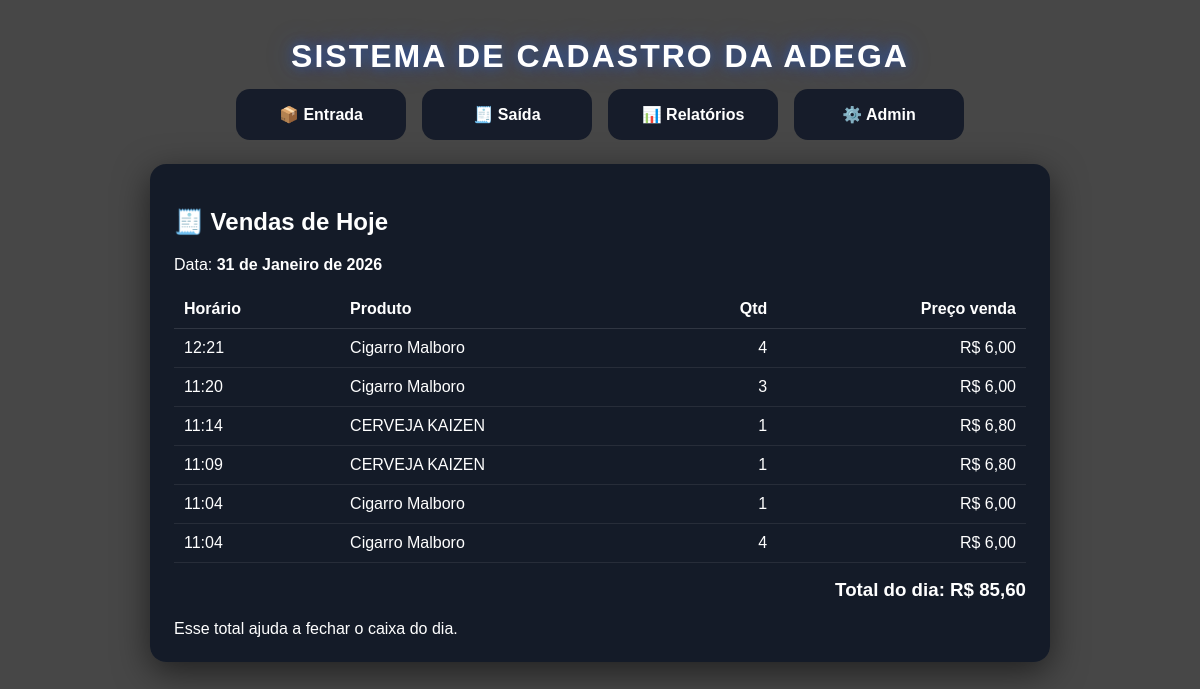
The app's page /relatorios/vendas-hoje/ with its own data.
### estoque/models.py (models this page shows, shortened)
class Movimentacao(models.Model):
    TIPO_CHOICES = (
        ("ENTRADA", "Entrada"),
        ("SAIDA", "Saída"),
    )
    adega = models.ForeignKey(
        Adega,
        on_delete=models.CASCADE,
        related_name="movimentacoes"
    )
    produto = models.ForeignKey(
        Produto,
        on_delete=models.CASCADE,
        related_name="movimentacoes"
    )
    tipo = models.CharField(max_length=10, choices=TIPO_CHOICES)
    quantidade = models.PositiveIntegerField()
    observacao = models.TextField(blank=True, null=True)
    data = models.DateTimeField(auto_now_add=True)
    class Meta:
        verbose_name = "Movimentação"
        verbose_name_plural = "Movimentações"
        ordering = ["-data"]

class Produto(models.Model):
    adega = models.ForeignKey(
        Adega,
        on_delete=models.CASCADE,
        related_name="produtos"
    )
    nome = models.CharField(max_length=150)
    categoria = models.ForeignKey(
        Categoria,
        on_delete=models.PROTECT,
        related_name="produtos"
    )
    codigo_barras = models.CharField(
        max_length=60,
        blank=True,
        null=True
    )
    preco_custo = models.DecimalField(max_digits=10, decimal_places=2)
    preco_venda = models.DecimalField(max_digits=10, decimal_places=2)
    estoque_atual = models.IntegerField(default=0)
    criado_em = models.DateTimeField(auto_now_add=True)
    class Meta:
        verbose_name = "Produto"
        verbose_name_plural = "Produtos"
        ordering = ["nome"]
        constraints = [
            models.UniqueConstraint(
                fields=["adega", "codigo_barras"],
                name="unique_codigo_por_adega"
            )
        ]

### estoque/views.py (the view)
# urls.py: path("relatorios/vendas-hoje/", vendas_hoje, name="vendas_hoje"),
def vendas_hoje(request):
    adega = get_adega_atual(request)
    hoje = timezone.localdate()
    inicio = timezone.make_aware(datetime.combine(hoje, time.min))
    fim = inicio + timedelta(days=1)
    itens = (
        Movimentacao.objects
        .filter(adega=adega, tipo="SAIDA", data__gte=inicio, data__lt=fim)
        .select_related("produto")
        .order_by("-data")
    )
    total = itens.aggregate(
        total=Sum(F("quantidade") * F("produto__preco_venda"))
    )["total"] or 0
    return render(request, "estoque/vendas_hoje.html", {
        "hoje": hoje,
        "itens": itens,
        "total": total,
    })

### estoque/views.py (called while the page is built)
def get_adega_atual(request):
    return Adega.objects.get(id=1)

### estoque/templates/estoque/vendas_hoje.html (shortened to what this page needs)
{% extends "estoque/base.html" %}
{% block content %}
  <h2>🧾 Vendas de Hoje</h2>
  <p>Data: <b>{{ hoje }}</b></p>
  {% if itens %}
    <div style="overflow-x:auto;">
      <table style="width:100%; border-collapse: collapse;">
        <thead>
          <tr>
            <th style="text-align:left; padding:10px; border-bottom:1px solid rgba(255,255,255,.12);">Horário</th>
            <th style="text-align:left; padding:10px; border-bottom:1px solid rgba(255,255,255,.12);">Produto</th>
            <th style="text-align:right; padding:10px; border-bottom:1px solid rgba(255,255,255,.12);">Qtd</th>
            <th style="text-align:right; padding:10px; border-bottom:1px solid rgba(255,255,255,.12);">Preço venda</th>
          </tr>
        </thead>
        <tbody>
          {% for m in itens %}
            <tr>
              <td style="padding:10px; border-bottom:1px solid rgba(255,255,255,.08);">
                {{ m.data|date:"H:i" }}
              </td>
              <td style="padding:10px; border-bottom:1px solid rgba(255,255,255,.08);">
                {{ m.produto.nome }}
              </td>
              <td style="padding:10px; border-bottom:1px solid rgba(255,255,255,.08); text-align:right;">
                {{ m.quantidade }}
              </td>
              <td style="padding:10px; border-bottom:1px solid rgba(255,255,255,.08); text-align:right;">
                R$ {{ m.produto.preco_venda }}
              </td>
            </tr>
          {% endfor %}
        </tbody>
      </table>
    </div>
    <h3 style="text-align:right; margin-top:16px;">
      Total do dia: R$ {{ total|floatformat:2 }}</b>
    </h3>
  {% else %}
    <p>Nenhuma venda registrada hoje.</p>
  {% endif %}
  <div class="hint">Esse total ajuda a fechar o caixa do dia.</div>
{% endblock %}

### estoque/templates/estoque/base.html (shortened to what this page needs)
<!DOCTYPE html>
<html lang="pt-br">
<head>
</head>
<body>
<div class="wrap">
  <div class="hero-title">
    <h1>SISTEMA DE CADASTRO DA ADEGA</h1>
  </div>
  {% block top_menu %}
  <div class="menu">
    <a href="/entrada-codigo/">📦 Entrada</a>
    <a href="/saida-codigo/">🧾 Saída</a>
    <a href="/relatorios/">📊 Relatórios</a>
    <a href="#" onclick="entrarAdmin()">⚙️ Admin</a>
  </div>
  {% endblock %}
  <div class="{% block page_wrapper_class %}{% endblock %}">
    <div class="card">
      {% block content %}{% endblock %}
    </div>
  </div>
</div>
</body>
</html>

### estoque/templates/estoque/base.html (style rules this page uses)
body { margin:0; font-family: Arial, sans-serif; color:#ffffff; background: linear-gradient( rgba(0,0,0,0.72), rgba(0,0,0,0.72) ), url("https://images.unsplash.com/photo-1544148103-0773bf10d330"); background-size: cover; background-position: center; background-attachment: fixed; min-height:100vh; }
.wrap { max-width:900px; margin:0 auto; padding:20px; text-align:center; }
.hero-title { margin: 18px 0 14px 0; }
.hero-title h1 { margin:0; font-size:32px; font-weight:900; letter-spacing:2px; text-transform:uppercase; text-shadow: 0 0 12px rgba(37,99,235,.55), 0 0 28px rgba(37,99,235,.35); }
.menu { display:flex; flex-wrap:wrap; gap:16px; justify-content:center; margin: 14px auto 24px auto; }
.menu a { text-decoration:none; background:rgba(17,24,39,0.9); color:#ffffff; padding:16px 20px; border-radius:14px; font-weight:bold; transition: all 0.2s ease; display:inline-flex; align-items:center; justify-content:center; min-width:130px; }
.card { background:rgba(17,24,39,0.92); padding:24px; border-radius:16px; box-shadow: 0 10px 35px rgba(0,0,0,0.55); margin: 0 auto; text-align:left; }

### records on screen
Movimentacao: data "12:21", produto.nome "Cigarro Malboro", quantidade "4", produto.preco_venda "6,00"
Movimentacao: data "11:20", produto.nome "Cigarro Malboro", quantidade "3", produto.preco_venda "6,00"
Movimentacao: data "11:14", produto.nome "CERVEJA KAIZEN", quantidade "1", produto.preco_venda "6,80"
Movimentacao: data "11:09", produto.nome "CERVEJA KAIZEN", quantidade "1", produto.preco_venda "6,80"
Movimentacao: data "11:04", produto.nome "Cigarro Malboro", quantidade "1", produto.preco_venda "6,00"
Movimentacao: data "11:04", produto.nome "Cigarro Malboro", quantidade "4", produto.preco_venda "6,00"

### other values on screen
{{ hoje }} "31 de Janeiro de 2026"
{{ total|floatformat:2 }} "85,60"
